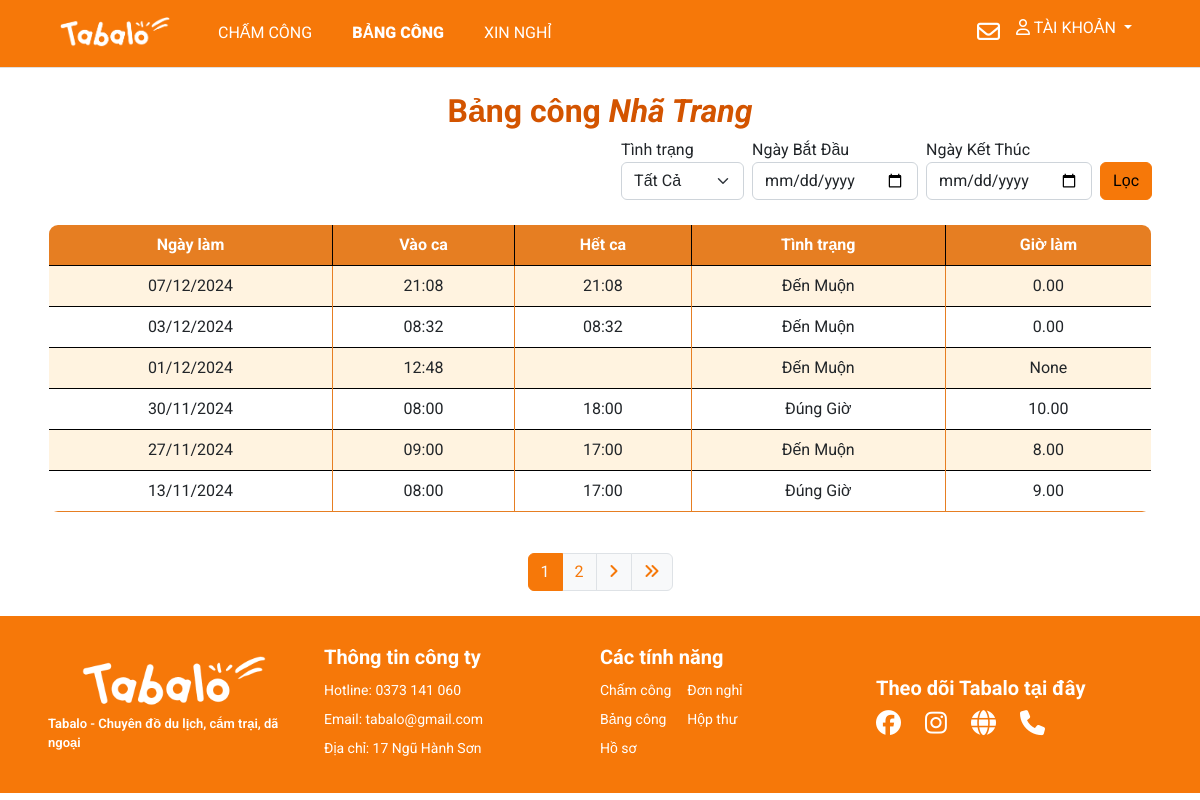
Page /sheet/33trangnha/ (signed in) on the earlier database version.
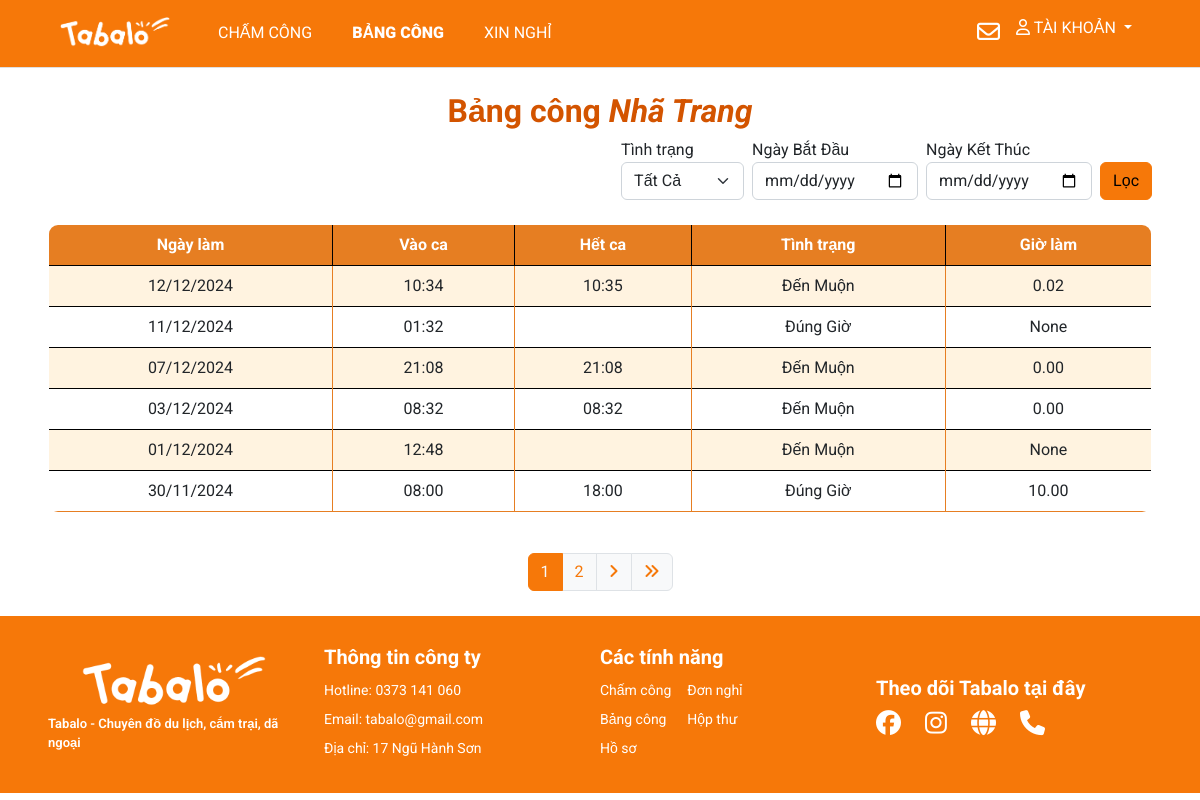
Same page on the later database version.
### myapp/models.py (models this page shows, shortened)
class Sheet(models.Model):
    user=models.ForeignKey(User,on_delete=models.CASCADE)
    date=models.DateField()
    checkin=models.TimeField()
    checkout=models.TimeField(blank=True, null=True)
    work_hour=models.DecimalField(max_digits=5, decimal_places=2, blank=True, null=True)
    status=models.CharField(max_length=20, choices=[('Đúng Giờ', 'Đúng Giờ'), ('Đến Muộn', 'Đến Muộn')], default='Đúng Giờ')
    ot = models.IntegerField(null=True, blank=True, default=1)
    late_time = models.IntegerField(null=True, blank=True, default=0)  # Add late_time field

### myapp/views.py (the view)
# urls.py: path('sheet/', views.main_sheet, name='main-sheet'),
def sheet(request, username):
    try:
        user = User.objects.get(username=username)
    except User.DoesNotExist:
        user = None
    if user and request.user.is_authenticated:
        if request.user.username == username:
            title = f'Bảng chấm công {username}'
            sheets = Sheet.objects.filter(user=user).order_by('-date')
            sheets.total_hour = sheets.aggregate(total_hour=Sum('work_hour'))['total_hour']
            sheets.count_late = sheets.filter(status='Muộn').count()
            status = request.GET.get('status', '')
            start_date = request.GET.get('start-date', '')
            end_date = request.GET.get('end-date', '')
            if status:
                sheets = sheets.filter(status=status)
            if start_date and end_date:
                sheets = sheets.filter(date__range=[start_date, end_date])
            elif start_date:
                sheets = sheets.filter(date__range=[start_date, datetime.now().date()])
            elif end_date:
                sheets = sheets.filter(date__range=[datetime.now().date(), end_date])
            paginator = Paginator(sheets, 6)
            page_number = request.GET.get('page', '')
            try:
                page_obj = paginator.get_page(page_number)
            except PageNotAnInteger:
                page_obj = paginator.page(1)
            except EmptyPage:
                page_obj = paginator.page(paginator.num_pages)
            query_params = request.GET.copy()
            if 'page' in query_params:
                query_params.pop('page')
            context = {'title': title,
                       'start_date': start_date,
                       'end_date': end_date,
                       'status': status,
                       'page_obj': page_obj,
                       'query_params': query_params.urlencode()}
            return render(request, 'pages/sheet.html', context)
        else:
            messages.warning(request, 'Hãy vào tài khoản của mình để xem')
            return redirect('sheet', username=request.user.username)
    else:
        messages.error(request, 'Vui lòng đăng nhập')
        return redirect('home')

### management/context_processors.py (called while the page is built)
def pending_dayoff(request):
  count_pending = DayOffRequest.objects.filter(status='pending').count()
  return {'count_pending': count_pending}

def pending_letter(request):
    count_letter_pending = Letter.objects.filter(status='Đang xử lý').count()
    return {'count_letter_pending': count_letter_pending}

### templates/pages/sheet.html (shortened to what this page needs)
{% extends '../layouts/base.html' %}
{% block main %}
<br>
<h1 style="text-align: center; font-size: 2rem; font-weight: bold; color: #D35400;">Bảng công <em>{{ request.user.first_name }} {{ request.user.last_name }}</em></h1>
{% include 'partials/filter_sheet.html' %}
<br>
<table class="table table-hover table-bordered custom-border" style="border-radius: 10px; overflow: hidden;">
  <thead class="bg-tab text-white" style="background-color: #E67E22;">
    <tr>
      <th scope="col" class="text-center" style="vertical-align: middle;">Ngày làm</th>
      <th scope="col" class="text-center" style="vertical-align: middle;">Vào ca</th>
      <th scope="col" class="text-center" style="vertical-align: middle;">Hết ca</th>
      <th scope="col" class="text-center" style="vertical-align: middle;">Tình trạng</th>
      <th scope="col" class="text-center" style="vertical-align: middle;">Giờ làm</th>
    </tr>
  </thead>
  <tbody>
    {% for sheet in page_obj %}
    <tr style="transition: background-color 0.3s;">
      <td class="text-center align-middle border-cell">{{ sheet.date|date:"d/m/Y" }}</td>
      <td class="text-center align-middle border-cell">{{ sheet.checkin|date:"H:i" }}</td>
      <td class="text-center align-middle border-cell">{{ sheet.checkout|date:"H:i" }}</td>
      <td class="text-center align-middle border-cell">{{ sheet.status }}</td>
      <td class="text-center align-middle border-cell">{{ sheet.work_hour }}</td>
    </tr>
    {% endfor %}
  </tbody>
</table>
<br>
{% include 'partials/paginator.html' %}
{% endblock %}

Differences in the rows shown:
no longer on this page (row unchanged): Sheet: date "27/11/2024", checkin "09:00", checkout "17:00", status "Đến Muộn", work_hour "8.00"
no longer on this page (row unchanged): Sheet: date "13/11/2024", checkin "08:00", checkout "17:00", status "Đúng Giờ", work_hour "9.00"
added Sheet: date "12/12/2024", checkin "10:34", checkout "10:35", status "Đến Muộn", work_hour "0.02"
added Sheet: date "11/12/2024", checkin "01:32", status "Đúng Giờ", work_hour "None"
